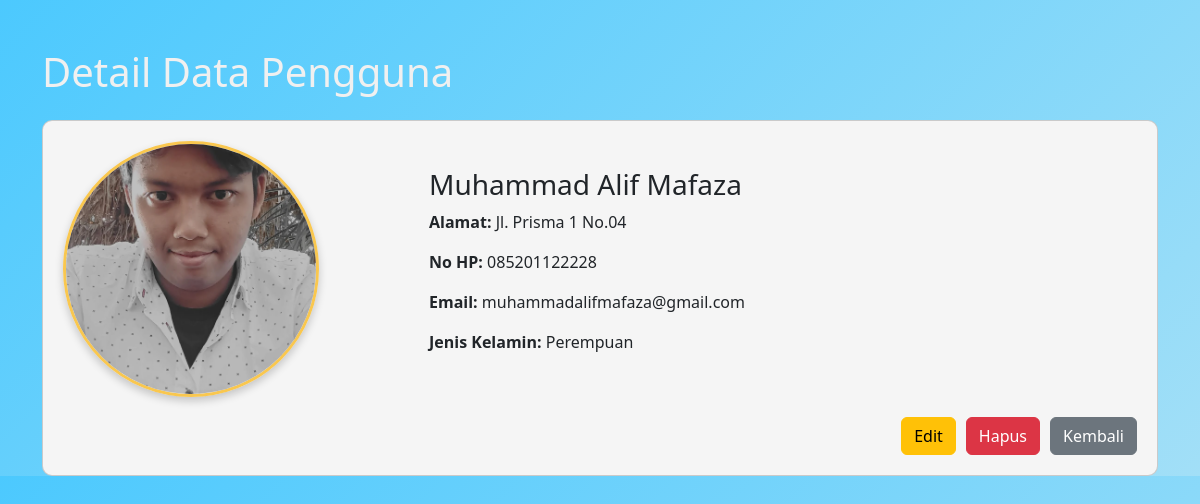
The page /detail-data.php?id=4 on the database its author committed.
### tables this page shows
CREATE TABLE `tb_users` (
  `id` int(11) NOT NULL,
  `nama` varchar(100) NOT NULL,
  `alamat` text DEFAULT NULL,
  `jenis_kelamin` enum('Laki-Laki','Perempuan') NOT NULL,
  `nohp` varchar(15) DEFAULT NULL,
  `email` varchar(100) DEFAULT NULL,
  `foto` varchar(255) DEFAULT NULL,
  `waktu_buat` timestamp NOT NULL DEFAULT current_timestamp(),
  `waktu_edit` timestamp NOT NULL DEFAULT current_timestamp() ON UPDATE current_timestamp()
);

### proses.php (called while the page is built, shortened)
<?php
include_once 'database.php';
class User {
    private $conn;
    public function __construct() {
        $database = new Database();
        $this->conn = $database->getConnection();
    }
    public function getDataById($id) {
        $query = "SELECT * FROM tb_users WHERE id = :id";
        $stmt = $this->conn->prepare($query);
        $stmt->bindParam(':id', $id);
        $stmt->execute();
        return $stmt->fetch(PDO::FETCH_ASSOC);
    }
}
?>

### database.php (called while the page is built, shortened)
<?php
class Database {
    private $host = "localhost";
    private $db_name = "db_php_0035";
    private $username = "root";
    private $password = "";
    public function getConnection() {
        $this->conn = null;
        try {
            $this->conn = new PDO("mysql:host=" . $this->host . ";dbname=" . $this->db_name, $this->username, $this->password);
            $this->conn->setAttribute(PDO::ATTR_ERRMODE, PDO::ERRMODE_EXCEPTION);
        } catch(PDOException $exception) {
            echo "Connection error: " . $exception->getMessage();
        }
        return $this->conn;
    }
}
?>

### detail-data.php (the view, shortened to what this page needs)
<?php
include_once 'proses.php';
$user = new User();
if (isset($_GET['id'])) {
    $id = $_GET['id'];
    $data = $user->getDataById($id);
}
?>
<!DOCTYPE html>
<html lang="en">
<head>
    <link href="https://cdn.jsdelivr.net/npm/bootstrap@5.3.3/dist/css/bootstrap.min.css" rel="stylesheet">
</head>
<body>
    <div class="container mt-5">
        <h1 class="mb-4">Detail Data Pengguna</h1>
        <div class="card">
            <div class="row align-items-center">
                <div class="col-4">
                    <img src="<?= htmlspecialchars($data['foto']); ?>" alt="Foto" class="profile-img">
                </div>
                <div class="col-8">
                    <h3><?= htmlspecialchars($data['nama']); ?></h3>
                    <p><strong>Alamat:</strong> <?= htmlspecialchars($data['alamat']); ?></p>
                    <p><strong>No HP:</strong> <?= htmlspecialchars($data['nohp']); ?></p>
                    <p><strong>Email:</strong> <?= htmlspecialchars($data['email']); ?></p>
                    <p><strong>Jenis Kelamin:</strong> <?= htmlspecialchars($data['jenis_kelamin']); ?></p>
                </div>
            </div>
            <div class="button-container">
                <a href="update-data.php?id=<?= $data['id']; ?>" class="btn btn-warning">Edit</a>
                <a href="proses.php?action=delete&id=<?= $data['id']; ?>" class="btn btn-danger"
                    onclick="return confirm('Apakah Anda yakin ingin menghapus data ini?')">Hapus</a>
                <a href="index.php" class="btn btn-secondary">Kembali</a>
            </div>
        </div>
    </div>
</body>
</html>

### detail-data.php (style rules this page uses)
body { background: linear-gradient(135deg, #4CC9FE, #a2dff7); color: #f0f0f0; margin: 0; }
.card { background: #F5F5F5; border-radius: 10px; padding: 20px; margin-bottom: 0; }
.profile-img { width: 256px; height: 256px; border-radius: 50%; object-fit: cover; border: 3px solid #f9c74f; box-shadow: 0 4px 8px rgba(0, 0, 0, 0.2); }
.row.align-items-center { align-items: center; }
.button-container { display: flex; justify-content: flex-end; margin-top: 20px; }
.button-container a { margin-left: 10px; }

### rows shown on the page
tb_users: foto (picture), nama "Muhammad Alif Mafaza", alamat "Jl. Prisma 1 No.04", nohp "085201122228", email "muhammadalifmafaza@gmail.com", jenis_kelamin "Perempuan"
